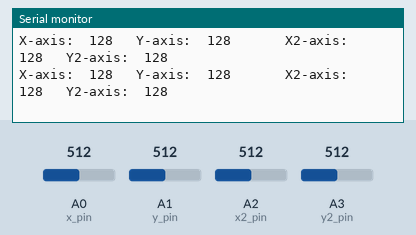
A sketch run on a simulated Arduino Uno, built with avr-gcc and run on an emulated ATmega328P. Shown: the last lines printed to the serial monitor. The test bench sets the inputs (shaded band); at power-on: A0 (x_pin) = 512, A1 (y_pin) = 512, A2 (x2_pin) = 512, A3 (y2_pin) = 512.

Above: at 1.2 s.
1.3 s: A0 (x_pin) set to 716
At 1.35 s:
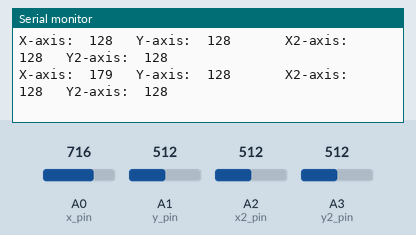
2.8 s: A1 (y_pin) set to 716
At 2.8 s:
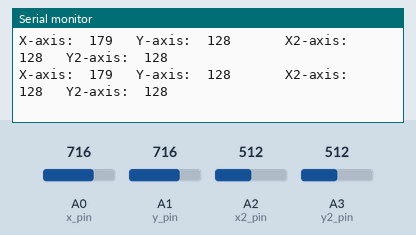
4.3 s: A2 (x2_pin) set to 716
At 4.35 s:
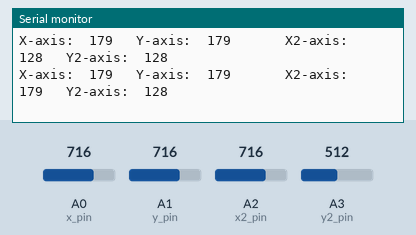
5.8 s: A3 (y2_pin) set to 716
At 5.84 s:
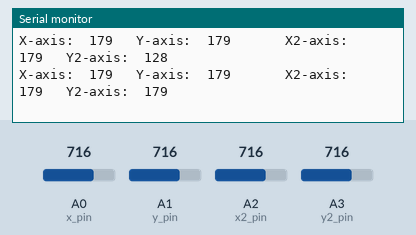
7.3 s: A0 (x_pin) set to 992
At 7.34 s:
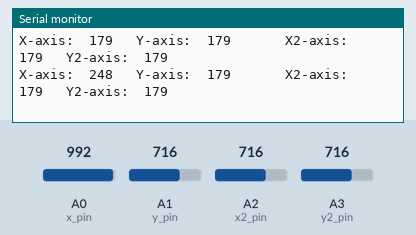
8.8 s: A1 (y_pin) set to 992
At 8.83 s:
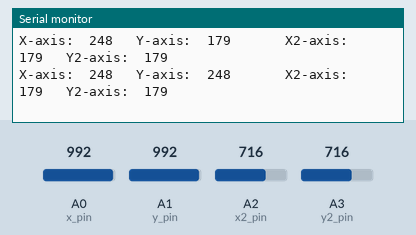
Timing chart, 0 to 11.3 s (numbered marks = the images above; inputs shaded):
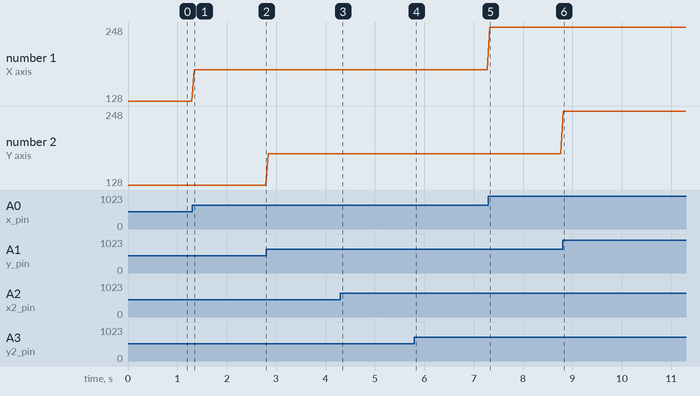

The sketch:

joystick.ino
```cpp
const int sw_pin = 8;
const int x_pin = 0;
const int y_pin = 1;
const int x2_pin = 2;
const int y2_pin = 3;

void setup() {
  // put your setup code here, to run once:
  pinMode(sw_pin, INPUT);
  digitalWrite(sw_pin, HIGH);
  Serial.begin(115200);
}

void loop() {
  // put your main code here, to run repeatedly:
  //Serial.print("Switch:   ");
  //Serial.print(digitalRead(sw_pin));
  //Serial.print("\n");
  //Serial.print("X-axis:   ");

  Serial.print("X-axis:  ");
  Serial.print(analogRead(x_pin)/4); //502 //518
  Serial.print("   Y-axis:  ");
  Serial.print(analogRead(y_pin)/4); //502 //518
  Serial.print("       X2-axis:  ");
  Serial.print(analogRead(x2_pin)/4); //502 //518
  Serial.print("   Y2-axis:  ");
  Serial.println(analogRead(y2_pin)/4); //502 //518
  //Serial.print("\n");
  //Serial.print("Y-axis:  ");
  //Serial.print(analogRead(y_pin));//515 //502
  //Serial.print("\n\n");
  delay(50);
}
```

Measured:
- after the input at 1.3 s, the serial monitor: prints a new line at once (image 1)
- after the input at 4.3 s, the serial monitor: prints a new line at once (image 3)
- after the input at 5.8 s, the serial monitor: prints a new line at once (image 4)
- after the input at 7.3 s, the serial monitor: prints a new line at once (image 5)
- after the input at 8.8 s, the serial monitor: prints a new line at once (image 6)
- plotted number 1: 128 → 179 after the input at 1.3 s, 179 → 248 after the input at 7.3 s
